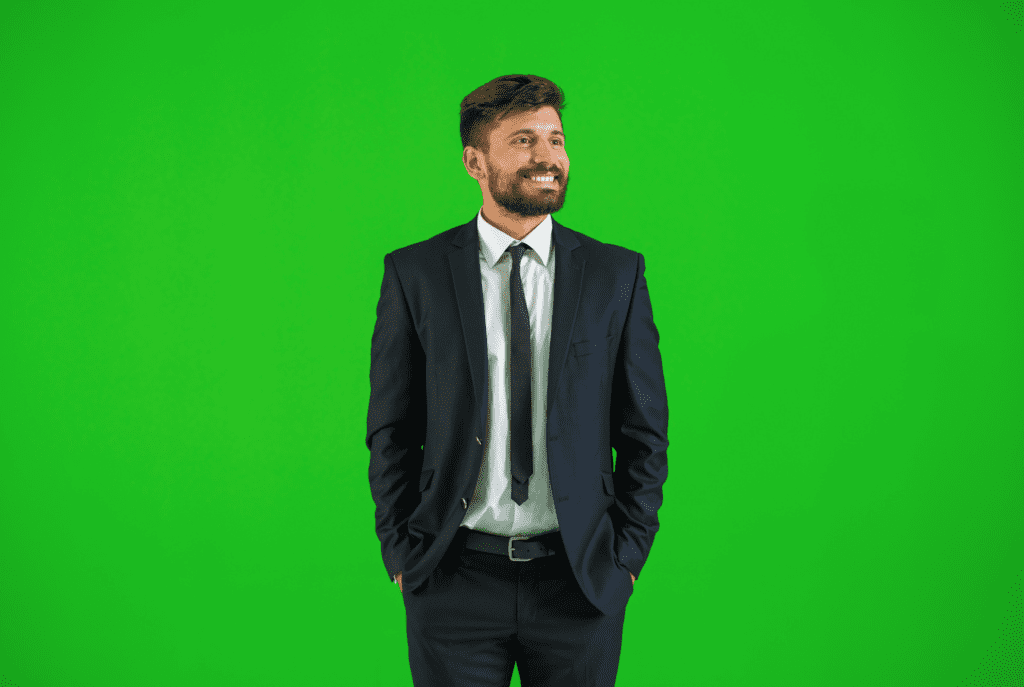
#> input picture computer-vision/TODO/03. Histograms, transformations and Bitwise ops/img/greenscreen.png, 1024 x 687 px
$ python greenscreen.py
#> lines starting #> are read from the running program, lines starting #| are printed output that depends on the picture; after the words box and inside, x2 and y2 are one past the last pixel; in counts of white or black regions, pixels touching at a corner belong together
import numpy as np
import cv2

# Load an image containing a green screen background
scene = cv2.imread("img/greenscreen.png")
#> scene is the input picture: shape (687, 1024, 3); mean B, G, R 37.1, 163.3, 34.6
scene = cv2.resize(scene, (640, 480))
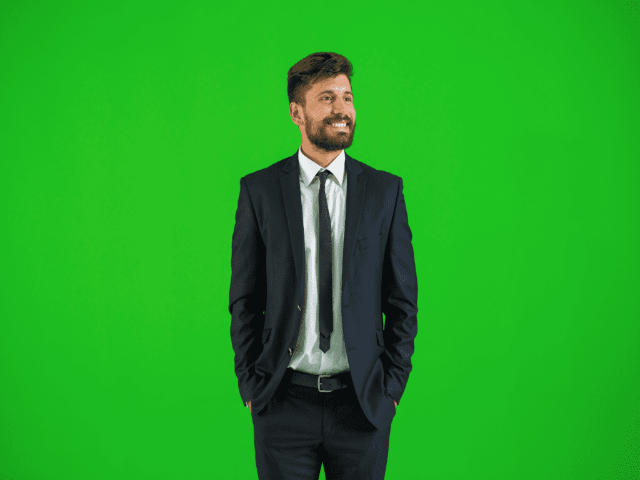
#> scene: shape (480, 640, 3); mean B, G, R 37, 163.2, 34.5
scene_hsv = cv2.cvtColor(scene, cv2.COLOR_BGR2HSV)
#> scene_hsv: shape (480, 640, 3); mean H, S, V 65.3, 187.8, 164.3
# Load an image to replace the green screen with
replacement_image = cv2.imread("img/longcat.jpg")
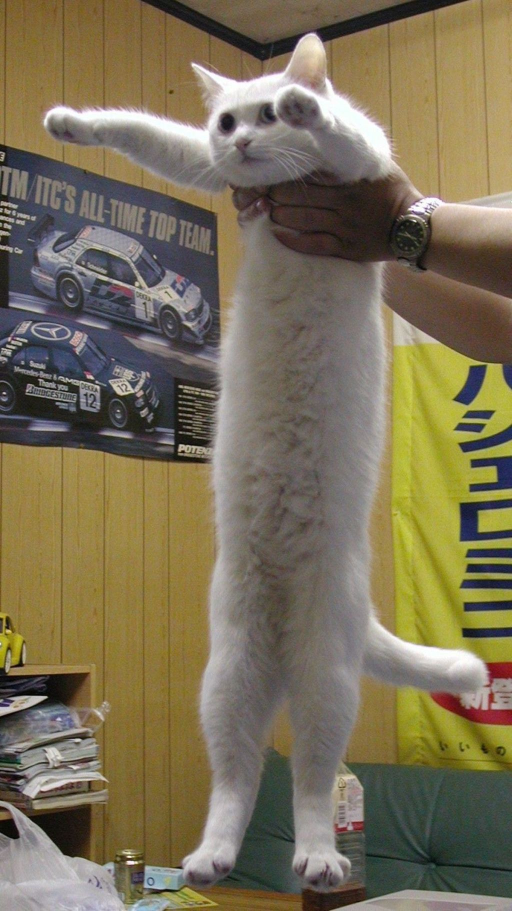
#> input picture computer-vision/TODO/03. Histograms, transformations and Bitwise ops/img/longcat.jpg, 1024 x 1822 px (shown at 1/2 size)
#> replacement_image is the input picture: shape (1822, 1024, 3); mean B, G, R 86.9, 112.5, 122.9
replacement_image = cv2.resize(replacement_image, (640, 480))
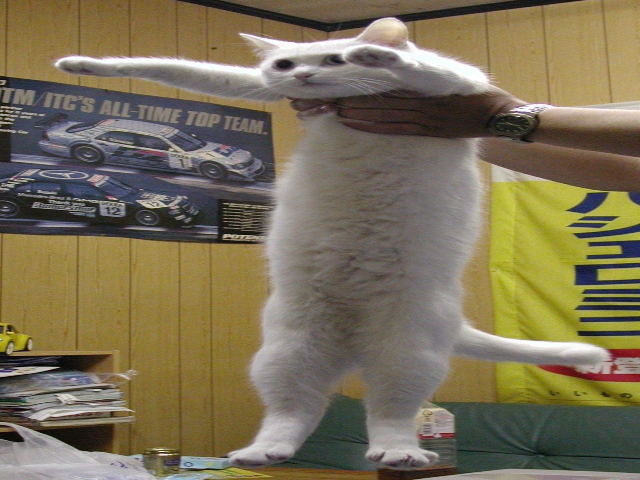
#> replacement_image: shape (480, 640, 3); mean B, G, R 86.8, 112.4, 122.8

# Green screen filter
lower_green = np.array([55, 125, 125])
upper_green = np.array(([70, 255, 255]))
green_screen_mask = cv2.inRange(scene_hsv, lower_green, upper_green)
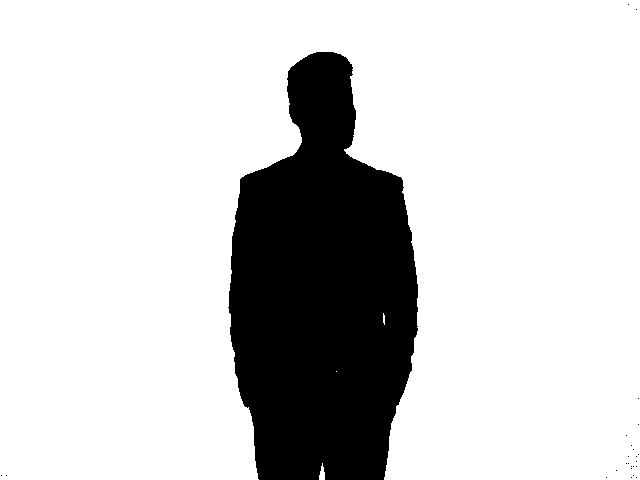
#> green_screen_mask: shape (480, 640); 80.9% white; 25 black regions (24 under 20 px), largest, box (x1, y1, x2, y2) and area: (228, 52, 418, 480) 58698
green_screen_only = cv2.bitwise_and(scene, scene, mask=green_screen_mask)
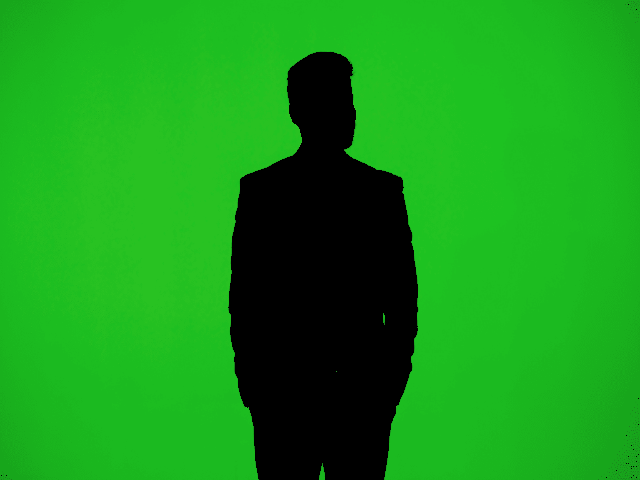
#> green_screen_only: shape (480, 640, 3); mean B, G, R 25.8, 151.7, 23.9

# Make an image without the background
no_background = scene - green_screen_only
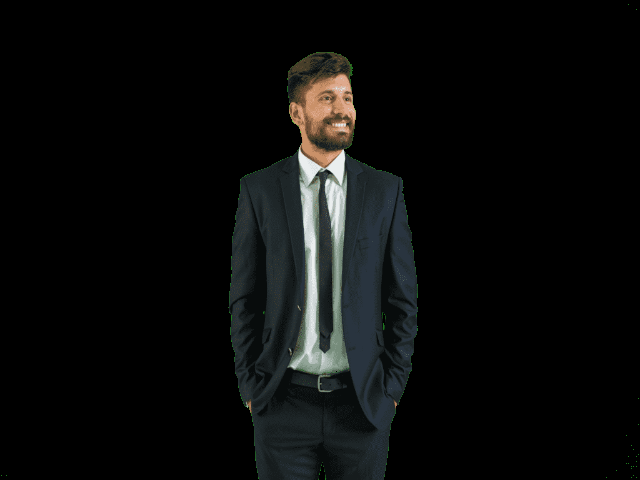
#> no_background: shape (480, 640, 3); mean B, G, R 11.2, 11.5, 10.6
# Make an image with the background replaced
changed_scene = np.where(no_background == 0, replacement_image, no_background)
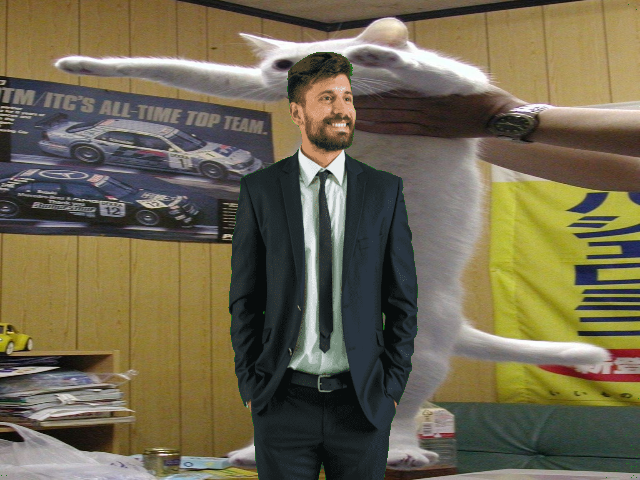
#> changed_scene: shape (480, 640, 3); mean B, G, R 79.5, 103.4, 111.3

# Display all the images
cv2.imshow("Background Green Screen", green_screen_only)
cv2.imshow("Original Image", scene)
cv2.imshow("No Background", no_background)
cv2.imshow("Changed Scene", changed_scene)
cv2.waitKey(0)
cv2.destroyAllWindows()
